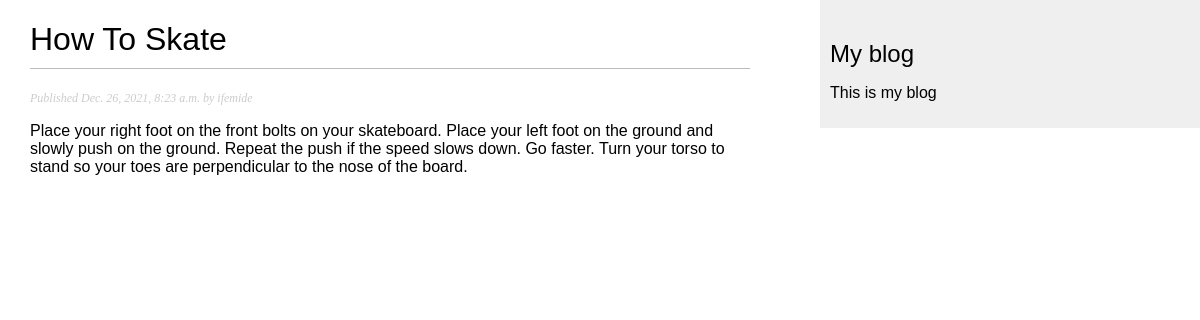
The app's page /blog/2021/12/26/howskate/ with its own data.
### blog/models.py (models this page shows, shortened)
class Post(models.Model):
    STATUS_CHOICES = (
    ('draft', 'Draft'),
    ('published', 'Published'),
    )
    title = models.CharField(max_length=250)
    slug = models.SlugField(max_length=250, unique_for_date='publish')
    author = models.ForeignKey(User, on_delete=models.CASCADE,related_name='blog_posts')
    body = models.TextField()
    publish = models.DateTimeField(default=timezone.now)
    created = models.DateTimeField(auto_now_add=True)
    updated = models.DateTimeField(auto_now=True)
    status = models.CharField(max_length=10, choices=STATUS_CHOICES,default='draft')
    objects = models.Manager()
    published = PublishedManager()
    class Meta:
        ordering = ('-publish',)

### blog/views.py (the view)
def post_detail(request, year, month, day, post):
    post = get_object_or_404(Post, slug=post,
                                   status='published',
                                   publish__year=year,
                                   publish__month=month,
                                   publish__day=day)
    return render(request,
                  'blog/post/detail.html',
                  {'post': post})

### blog/templates/blog/post/detail.html (shortened to what this page needs)
{% extends "blog/base.html" %}
{% block content %}
  <h1>{{ post.title }}</h1>
  <p class="date">
    Published {{ post.publish }} by {{ post.author }}
  </p>
  {{ post.body|linebreaks }}
{% endblock %}

### blog/static/css/blog.css (style rules this page uses)
body { margin:0; padding:0; font-family:helvetica, sans-serif; }
h1 { font-weight:normal; border-bottom:1px solid #bbb; padding:0 0 10px 0; }
p.date { color:#ccc; font-family: georgia, serif; font-size: 12px; font-style: italic; }

### records on screen
Post: title "How To Skate", publish "Dec. 26, 2021, 8:23 a.m.", author "ifemide", body "Place your right foot on the front bolts on your skateboard. Place your left foot on the ground and slowly push on the ground. Repeat the push if the speed slows down. Go faster. Turn your torso to stand so your toes are perpendicular to the nose of the board."
